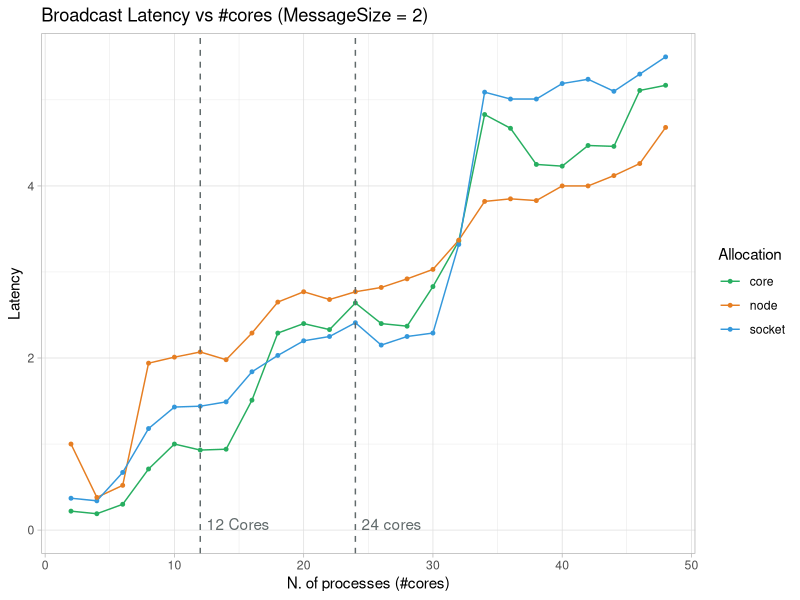
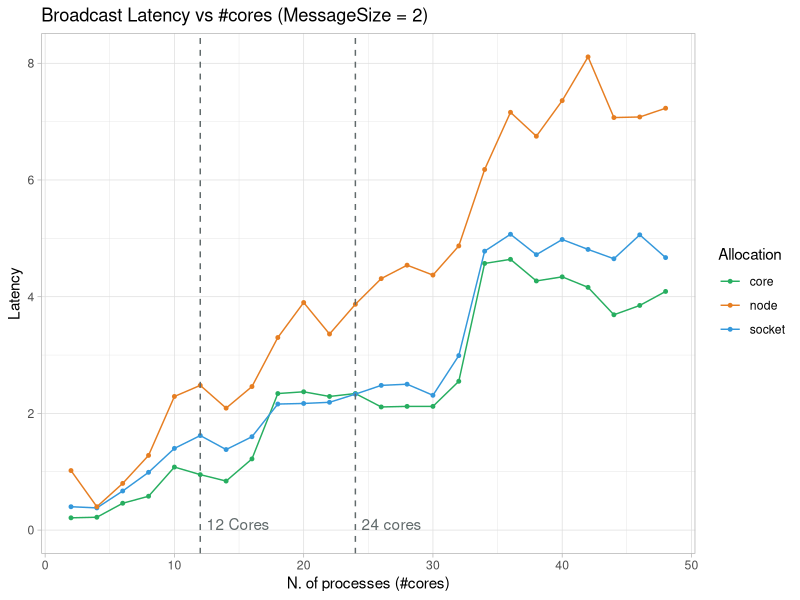
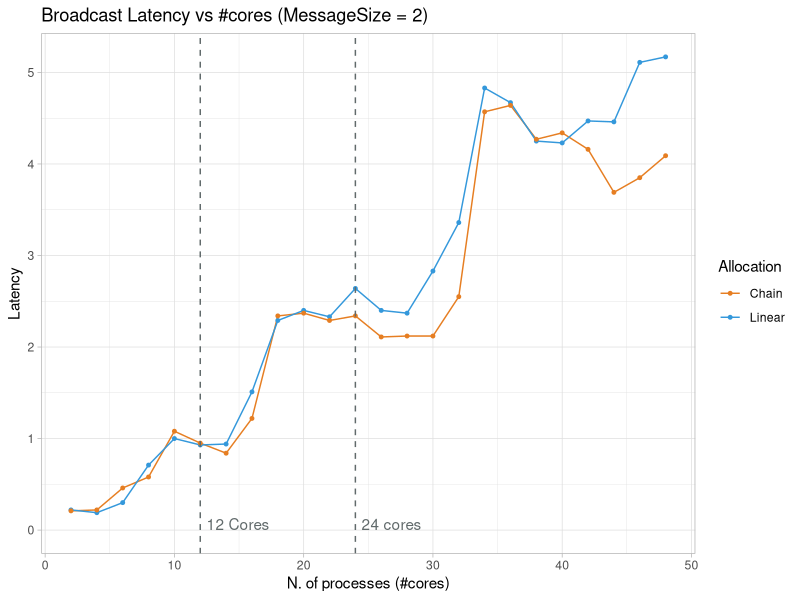
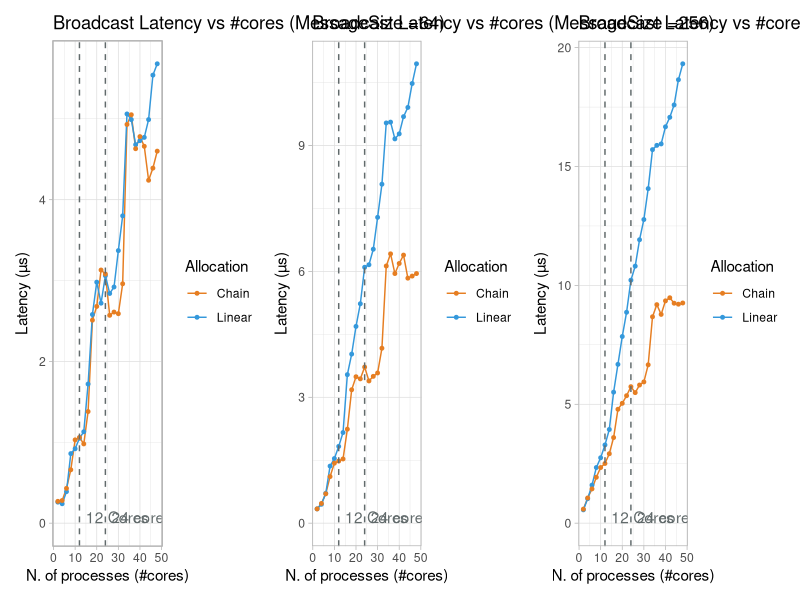
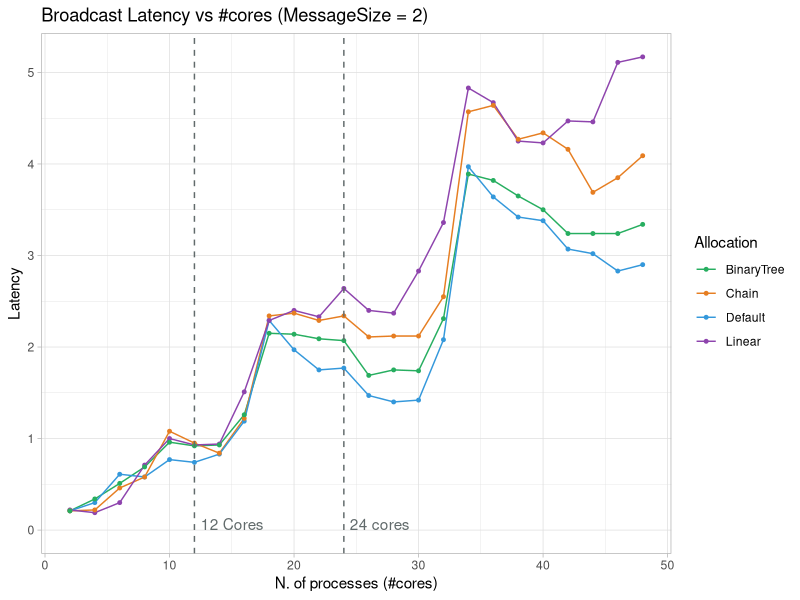
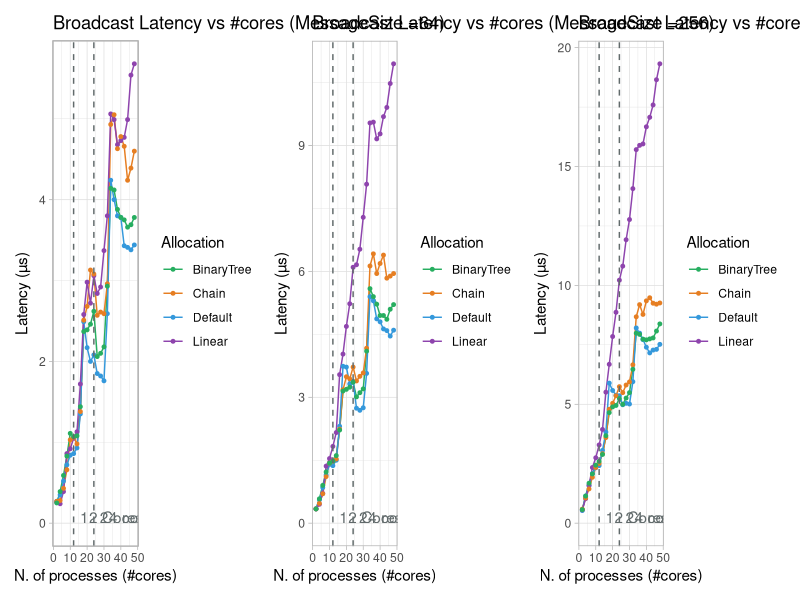
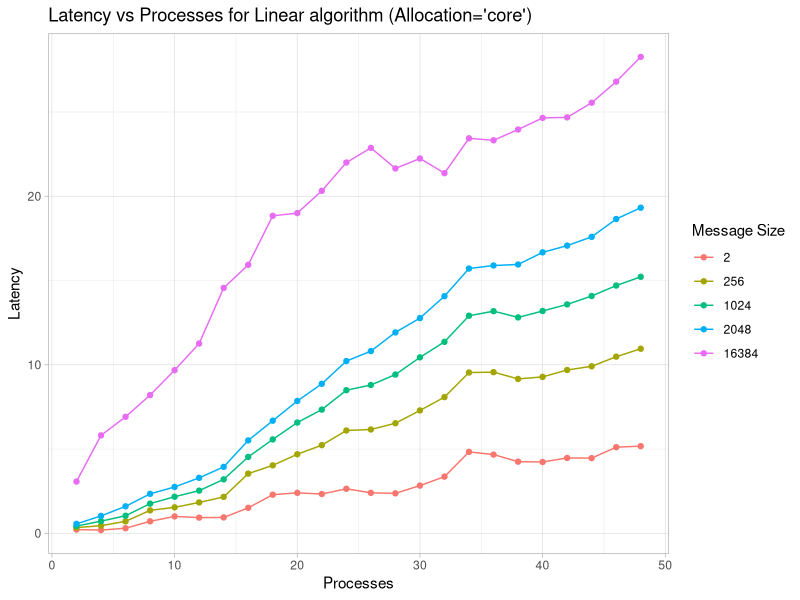
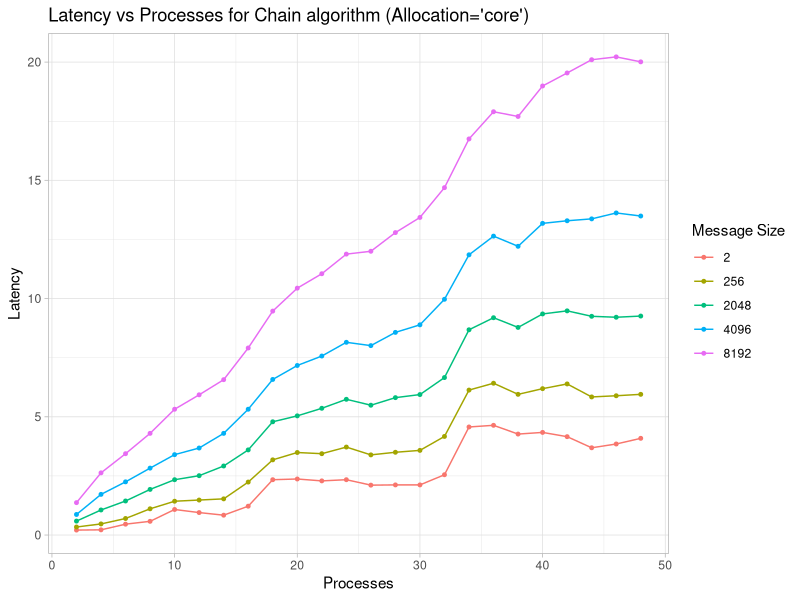

Write R code to recreate these figures, in order.
## ---- chunk 1
knitr::opts_chunk$set(echo = TRUE)
library(ggplot2)
library(dplyr)
library(tidyverse)
library(patchwork)
## ---- chunk 2
bcast_default.df<- read.csv(file = "bcast_default_all.csv")
bcast_linear.df<- read.csv(file = "bcast_linear_all.csv")
bcast_chain.df<- read.csv(file = "bcast_chain_all.csv")
bcast_binarytree.df<- read.csv(file = "bcast_binarytree_all.csv")
## ---- chunk 3
bcast.df<- rbind(bcast_default.df,bcast_linear.df,bcast_chain.df,bcast_binarytree.df)
## ---- chunk 4
bcast_linear.df %>% filter(MessageSize == 2) %>%
  ggplot(aes(x = Processes, y = Latency, color = Allocation)) +
    geom_line(linetype = 1) +
    geom_point(size=1)+
    geom_vline(xintercept = c(12, 24), linetype = "dashed", color = "#616A6B")+
    annotate("text", x = c(12,24), y = c(0,0), label = c("12 Cores","24 cores"), vjust = 0, hjust = -0.1,color="#616A6B")+
    scale_color_manual(values = c("#27AE60","#E67E22","#3498DB")) +
    xlim(2, 48) +  # Adjust the x-axis limits as needed
    labs(x = 'N. of processes (#cores)',
         y = 'Latency',
         title = 'Broadcast Latency vs #cores (MessageSize = 2)',
         color = 'Allocation')+
    theme_light()
## ---- chunk 5
bcast_chain.df %>% filter(MessageSize == 2) %>%
ggplot(aes(x = Processes, y = Latency, color = Allocation)) +
  geom_line(linetype = 1) +
  geom_point(size=1)+
  geom_vline(xintercept = c(12, 24), linetype = "dashed", color = "#616A6B")+
  annotate("text", x = c(12,24), y = c(0,0), label = c("12 Cores","24 cores"), vjust = 0, hjust = -0.1,color="#616A6B")+
  scale_color_manual(values = c("#27AE60","#E67E22","#3498DB")) +
  xlim(2, 48) +  # Adjust the x-axis limits as needed
  labs(x = 'N. of processes (#cores)',
       y = 'Latency',
       title = 'Broadcast Latency vs #cores (MessageSize = 2)',
       color = 'Allocation')+
  theme_light()
## ---- chunk 6
bcast.df %>% filter(MessageSize == 2)  %>% filter(Allocation == "core") %>% filter(Algorithm %in% c("Linear","Chain"))  %>%
  ggplot(aes(x = Processes, y = Latency, color = Algorithm)) +
    geom_line(linetype = 1) +
    geom_point(size=1)+
    geom_vline(xintercept = c(12, 24), linetype = "dashed", color = "#616A6B")+
    annotate("text", x = c(12,24), y = c(0,0), label = c("12 Cores","24 cores"), vjust = 0, hjust = -0.1,color="#616A6B")+
    scale_color_manual(values = c("#E67E22","#3498DB")) +
    xlim(2, 48) +  # Adjust the x-axis limits as needed
    labs(x = 'N. of processes (#cores)',
         y = 'Latency',
         title = 'Broadcast Latency vs #cores (MessageSize = 2)',
         color = 'Allocation')+
    theme_light()
## ---- chunk 7
Plots=list()
sizes=c(64,256,2048)
for(i in 1:length(sizes)){
  # Filter by current size
  current_plot<- bcast.df %>% filter(Allocation == "core") %>% filter(Algorithm %in% c("Linear","Chain"))  %>% filter(MessageSize == sizes[i]) %>%
                  ggplot(aes(x = Processes, y = Latency, color = Algorithm)) +
                          geom_line(linetype = 1) +
                          geom_point(size=1)+
                          geom_vline(xintercept = c(12, 24), linetype = "dashed", color = "#616A6B")+
                          annotate("text",x=c(12,24),y=c(0,0),label=c("12 Cores","24 cores"),vjust=0,hjust=-0.1,color="#616A6B")+
                          scale_color_manual(values = c("#E67E22","#3498DB")) +
                          xlim(2,48) +  # Adjust the x-axis limits as needed
                          labs(x = 'N. of processes (#cores)',
                               y = expression('Latency (µs)'),
                               title = paste0("Broadcast Latency vs #cores (MessageSize =",sizes[i],")"),
                               color = 'Allocation')+
                          theme_light()
  Plots[[i]]<- current_plot
}

Plots[[1]] | Plots[[2]] | Plots[[3]]
## ---- chunk 8
bcast.df %>% filter(MessageSize == 2)  %>% filter(Allocation == "core") %>%
  ggplot(aes(x = Processes, y = Latency, color = Algorithm)) +
    geom_line(linetype = 1) +
    geom_point(size=1)+
    geom_vline(xintercept = c(12, 24), linetype = "dashed", color = "#616A6B")+
    annotate("text", x = c(12,24), y = c(0,0), label = c("12 Cores","24 cores"), vjust = 0, hjust = -0.1,color="#616A6B")+
    scale_color_manual(values = c("#27AE60","#E67E22","#3498DB","#8E44AD")) +
    xlim(2, 48) +  # Adjust the x-axis limits as needed
    labs(x = 'N. of processes (#cores)',
         y = 'Latency',
         title = 'Broadcast Latency vs #cores (MessageSize = 2)',
         color = 'Allocation')+
    theme_light()
## ---- chunk 9
Plots=list()
sizes=c(64,256,2048)
for(i in 1:length(sizes)){
  # Filter by current size
  current_plot<- bcast.df %>% filter(Allocation == "core") %>% filter(MessageSize == sizes[i]) %>%
                    ggplot(aes(x = Processes, y = Latency, color = Algorithm)) +
                    geom_line(linetype = 1) +
                    geom_point(size=1)+
                    geom_vline(xintercept = c(12, 24), linetype = "dashed", color = "#616A6B")+
                    annotate("text", x = c(12,24), y = c(0,0), label = c("12 Cores","24 cores"), vjust = 0, hjust = -0.1,color="#616A6B")+
                    scale_color_manual(values = c("#27AE60","#E67E22","#3498DB","#8E44AD")) +
                    xlim(2, 48) +  # Adjust the x-axis limits as needed
                    labs(x = 'N. of processes (#cores)',
                         y = expression('Latency (µs)'),
                         title = paste0("Broadcast Latency vs #cores (MessageSize =",sizes[i],")"),
                         color = 'Allocation')+
                    theme_light()
  Plots[[i]]<- current_plot
}

Plots[[1]] | Plots[[2]] | Plots[[3]]
## ---- chunk 10
bcast_linear.df %>%
  filter(Allocation == "core") %>% filter(MessageSize %in% c(2,256,1024,2048,16384)) %>%
  ggplot(aes(x = Processes, y = Latency, color = factor(MessageSize))) +
  geom_line(linetype=1) +
  geom_point() +
  labs(
    x = "Processes",
    y = "Latency",
    title = "Latency vs Processes for Linear algorithm (Allocation='core')",
    color = "Message Size"
  ) +
  xlim(c(2,48))+
  theme_light()
## ---- chunk 11
bcast_chain.df %>%
  filter(Allocation == "core") %>% filter(MessageSize %in% c(2,256,2048,4096,8192)) %>%
  ggplot(aes(x = Processes, y = Latency, color = factor(MessageSize))) +
  geom_line(linetype=1) +
  geom_point(size=1) +
  labs(
    x = "Processes",
    y = "Latency",
    title = "Latency vs Processes for Chain algorithm (Allocation='core')",
    color = "Message Size"
  ) +
  xlim(c(2,48))+
  theme_light()
## ---- chunk 12
bcast_binarytree.df %>%
  filter(Allocation == "core") %>% filter(MessageSize %in% c(2,256,2048,4096,8192)) %>%
  ggplot(aes(x = Processes, y = Latency, color = factor(MessageSize))) +
  geom_line(linetype=1) +
  geom_point(size=1) +
  labs(
    x = "Processes",
    y = "Latency",
    title = "Latency vs Processes for BinaryTree algorithm (Allocation='core')",
    color = "Message Size"
  ) +
  xlim(c(2,48))+
  theme_light()
